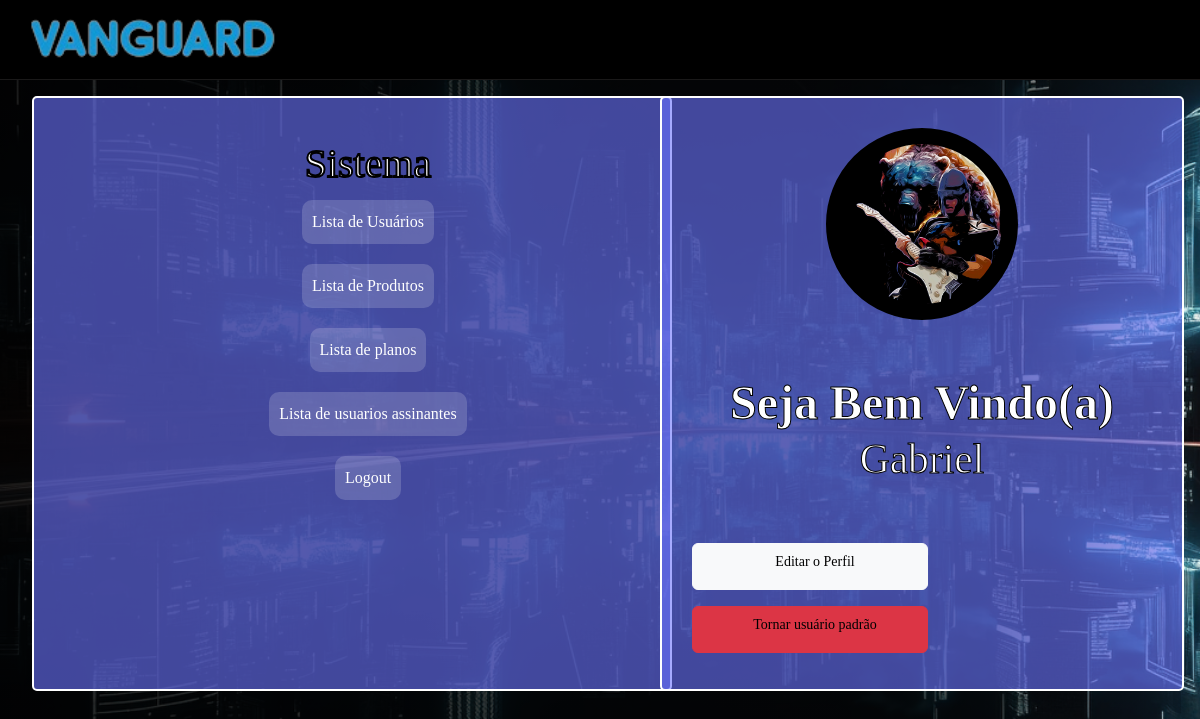
Before: /dashboard.php (signed in) with the older database file.
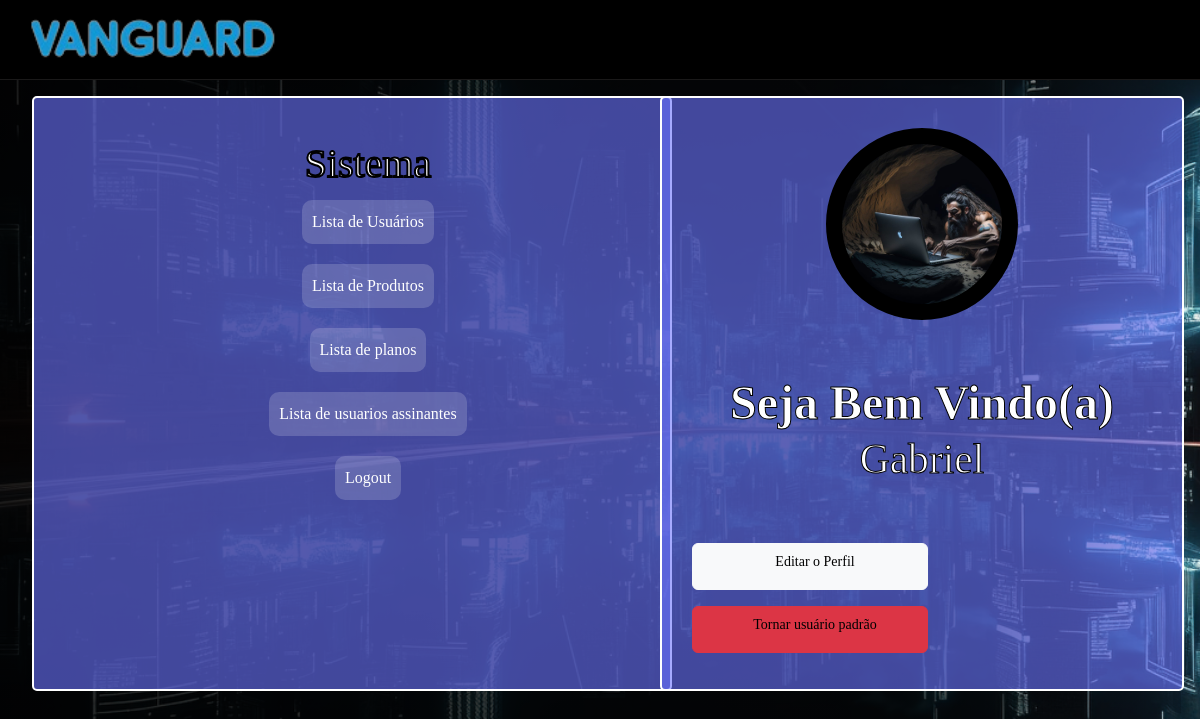
After: the same page with the newer database file.
### tables this page shows
CREATE TABLE `usuario` (
  `usuario_id` int(11) NOT NULL,
  `nome` varchar(50) NOT NULL,
  `dt_nasc` date NOT NULL,
  `email` varchar(150) NOT NULL,
  `senha` varchar(100) NOT NULL,
  `cpf` char(11) NOT NULL,
  `foto` text DEFAULT NULL,
  `estado_id` int(11) NOT NULL,
  `cidade_id` int(11) NOT NULL,
  `is_admin` tinyint(1) NOT NULL,
  `plano_id` int(11) NOT NULL
);

### dashboard.php (the view, shortened to what this page needs)
<?php
include_once('src/php/conexao.php');
$logado = $_SESSION['email'];
$sql = "SELECT * FROM usuario WHERE email = ? LIMIT 1";
$stmtUser = $conn->prepare($sql);
$stmtUser->bind_param("s", $logado);
$stmtUser->execute();
$resultUser = $stmtUser->get_result();
if ($resultUser->num_rows > 0) {
    $row = $resultUser->fetch_assoc();
    $user_Id = $row['usuario_id'];
    $nomeUsuario = htmlspecialchars($row['nome']);
    $fotoUsuario = htmlspecialchars($row['foto']) ?: 'default.png';
} else {
    $nomeUsuario = 'Usuário';
    $fotoUsuario = 'default.png';
}
?>
<!DOCTYPE html>
<html lang="pt-br">
<head>
    <link rel="stylesheet" href="src/css/index-dashboard.css">
    <link rel="stylesheet" href="src/css/style-dashboard.css">
    <link href="https://fonts.cdnfonts.com/css/codygoon" rel="stylesheet">
    <link href="https://cdn.jsdelivr.net/npm/bootstrap@5.3.3/dist/css/bootstrap.min.css" rel="stylesheet"
>
</head>
<body>
    <header class="cabecalho">
        <div class="logo">
            <img src="src/imagem/logos/VanguardLogo - titulo.png" alt="Logo da Vanguard" />
        </div>
    </header>
    <main class="home">
        <div class="painel">
            <h1 class="titulo">Sistema</h1>
            <ul class="lista">
                <li><button><a href="contas.php">Lista de Usuários</a></button></li>
                <li><button><a href="estoque.php">Lista de Produtos</a></button></li>
                <li><button><a href="plano.php">Lista de planos</a></button></li>
                <li><button><a href="log.php">Lista de usuarios assinantes</a></button></li>
                <li><button><a href="src/php/logout.php">Logout</a></button></li>
            </ul>
        </div>
        <form class="perfil" method="post">
            <?php if (isset($user_Id) && !empty($fotoUsuario)): ?>
                <div class="area-foto">
                    <img src="src/imagem/pessoas/<?php echo htmlspecialchars($fotoUsuario); ?>" alt="">
                </div>
                <div class="info">
                    <h1 class="bem-vindo">Seja Bem Vindo(a)</h1>
                    <h2 class='nome'>
                        <p><?php echo htmlspecialchars($nomeUsuario); ?></p>
                    </h2>
                    <ul class="nav nav-pills">
                        <li class="nav-item">
                            <a href="editarPerfilADM.php?usuario_id=<?php echo $user_Id; ?>" class="btn btn-light"
                                title="Editar">
                                <p class="editar">Editar o Perfil</p>
                            </a>
                        </li>
                        <li class="nav-item">
                            <a id="removeAdmBtn" class="btn btn-danger">
                                <p class="editar">Tornar usuário padrão</p>
                            </a>
                    </ul>
                </div>
            </form>
        <?php endif; ?>
    </main>
</body>
</html>

Changed rows visible on the page:
changed usuario "Gabriel": foto: a different picture
